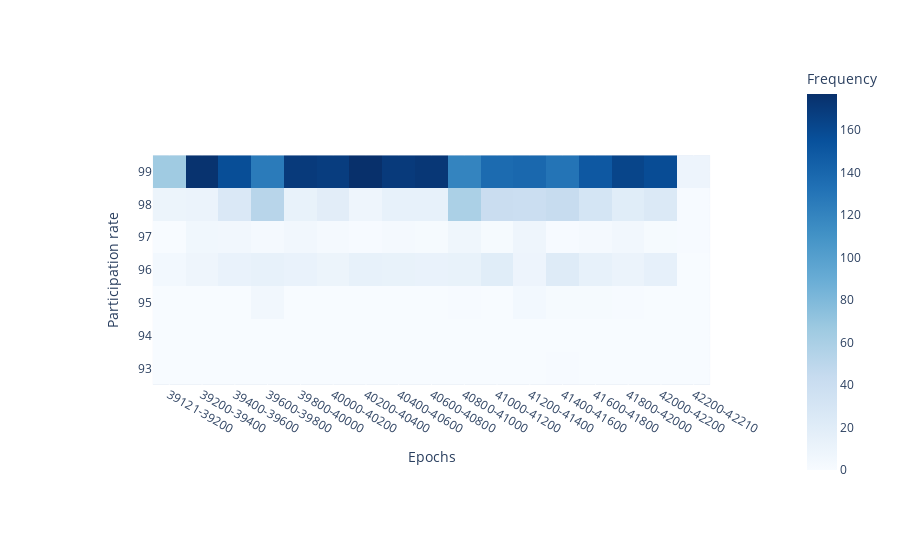

The notebook cell saved with this chart:
### Code cell
px.imshow(
    df_bucket.to_numpy(),
    labels=dict(x="Epochs", y="Participation rate", color="Frequency"),
    x = sorted(list(set(epoch_names))),
    y = [str(s) for s in np.flip(np.arange(int(min(df["participation_rate"])), 100))],
    color_continuous_scale='blues'
)

### Figure 1 — Plotly figure (JSON) as saved in the notebook; plotly's stock layout.template omitted (floating-point values rounded to 4 significant figures)
{"data": [{"coloraxis": "coloraxis", "hovertemplate": "Epochs: %{x}<br>Participation rate: %{y}<br>Frequency: %{z}<extra></extra>", "name": "0", "type": "heatmap", "x": ["39121-39200", "39200-39400", "39400-39600", "39600-39800", "39800-40000", "40000-40200", "40200-40400", "40400-40600", "40600-40800", "40800-41000", "41000-41200", "41200-41400", "41400-41600", "41600-41800", "41800-42000", "42000-42200", "42200-42210"], "xaxis": "x", "y": ["99", "98", "97", "96", "95", "94", "93"], "yaxis": "y", "z": [[65, 175, 157, 126, 170, 168, 177, 170, 172, 120, 137, 139, 131, 150, 163, 158, 9], [10, 11, 26, 52, 13, 19, 8, 14, 14, 59, 41, 40, 43, 31, 20, 25, 1], [0, 6, 5, 3, 5, 3, 1, 3, 2, 7, 2, 8, 1, 3, 5, 2, 1], [4, 8, 12, 14, 12, 10, 14, 13, 12, 13, 20, 9, 22, 14, 11, 15, 0], [0, 0, 0, 5, 0, 0, 0, 0, 0, 1, 0, 4, 2, 2, 1, 0, 0], [0, 0, 0, 0, 0, 0, 0, 0, 0, 0, 0, 0, 0, 0, 0, 0, 0], [0, 0, 0, 0, 0, 0, 0, 0, 0, 0, 0, 0, 1, 0, 0, 0, 0]]}], "layout": {"autosize": true, "coloraxis": {"colorbar": {"title": {"text": "Frequency"}}, "colorscale": [[0, "rgb(247,251,255)"], [0.125, "rgb(222,235,247)"], [0.25, "rgb(198,219,239)"], [0.375, "rgb(158,202,225)"], [0.5, "rgb(107,174,214)"], [0.625, "rgb(66,146,198)"], [0.75, "rgb(33,113,181)"], [0.875, "rgb(8,81,156)"], [1, "rgb(8,48,107)"]]}, "margin": {"t": 60}, "xaxis": {"anchor": "y", "autorange": true, "constrain": "domain", "domain": [0.1037, 0.8963], "range": [-0.5, 16.5], "scaleanchor": "y", "title": {"text": "Epochs"}, "type": "category"}, "yaxis": {"anchor": "x", "autorange": true, "constrain": "domain", "domain": [0, 1], "range": [6.5, -0.5], "title": {"text": "Participation rate"}, "type": "category"}}}
